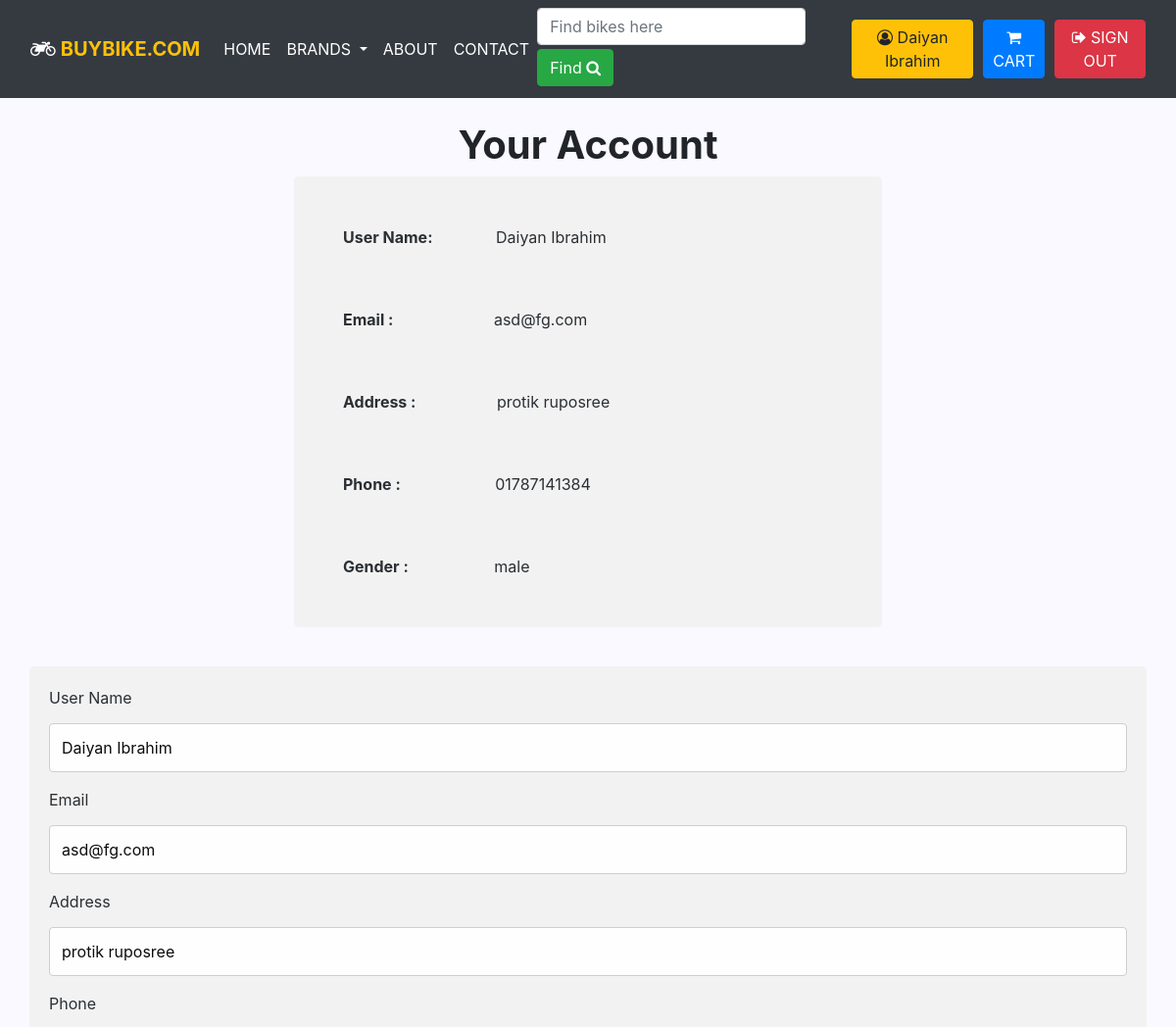
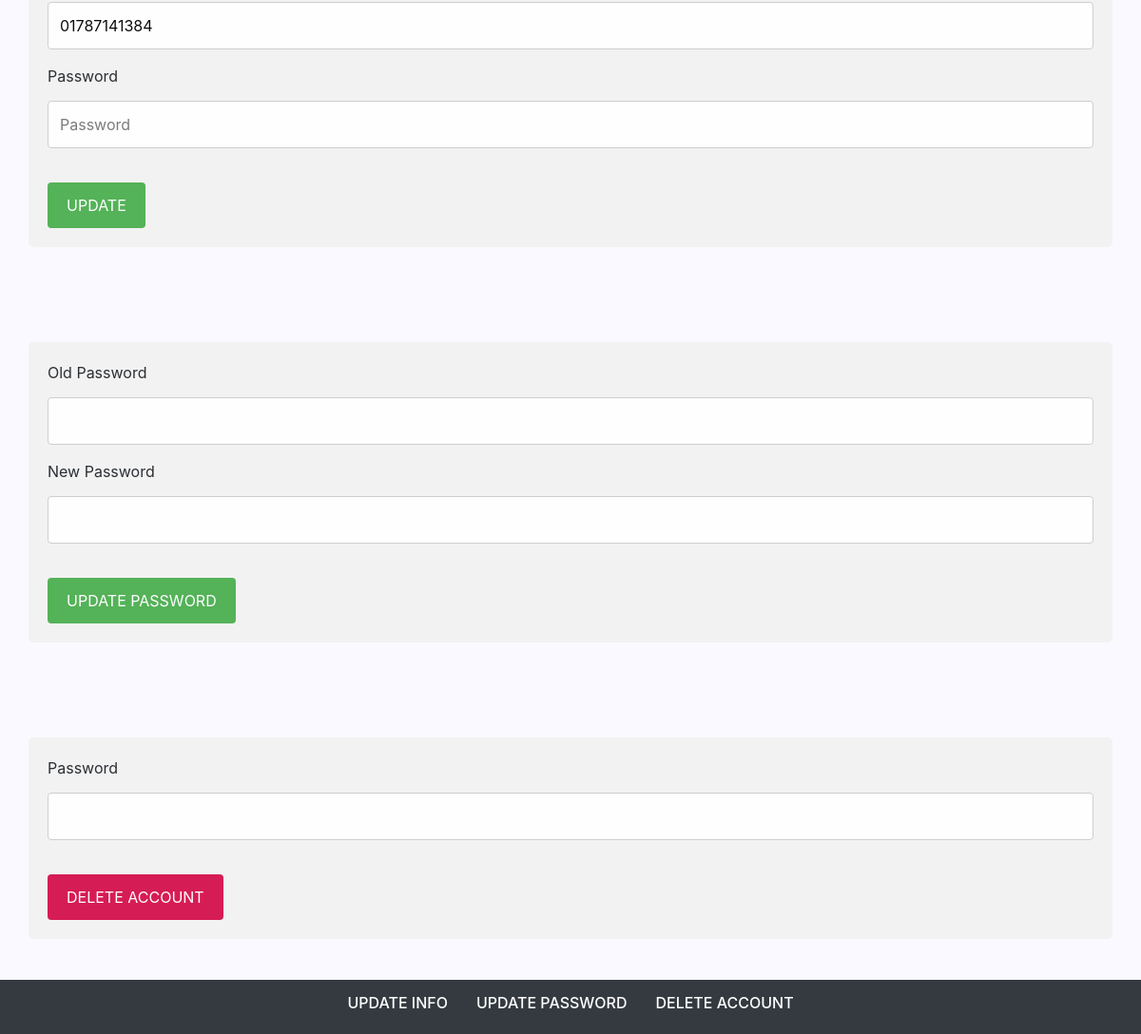
/account.php (signed in), run on the app's committed database (2 pictures, top to bottom).
### tables this page shows
CREATE TABLE `user` (
  `UserId` int(11) NOT NULL,
  `UserName` varchar(100) NOT NULL,
  `Email` varchar(100) NOT NULL,
  `Phone` varchar(15) NOT NULL,
  `Address` varchar(200) NOT NULL,
  `Gender` varchar(10) NOT NULL,
  `Password` varchar(200) NOT NULL,
  `Status` int(11) NOT NULL DEFAULT 0,
  `registrationTime` datetime NOT NULL,
  `active` int(11) NOT NULL DEFAULT 1
);

### account.php (the view, shortened to what this page needs)
<?php
		$id=$_SESSION['user']['id'];
		include "connect.php";
		$query = "SELECT * FROM user WHERE UserId='$id'";
		$result = mysqli_query($connect, $query);
		if(mysqli_num_rows($result)==1)
		{
			$userInfo = mysqli_fetch_assoc($result);
		}
		$userNamee=$userInfo['UserName'];
		$userEmail=$userInfo['Email'];
		$userPhone=$userInfo['Phone'];
		$userAddress=$userInfo['Address'];
		$userGender=$userInfo['Gender'];
		$email=$userEmail;
		$phone=$userPhone;
		$address=$userAddress;
?>
<!DOCTYPE html>
<html lang="en">
	<head>
	    <?php include 'link.php'?>;
	    <link rel="stylesheet" href="account.css">
	</head>
	<body>
		<?php include 'navbar.php' ?>
		<ul class="nav justify-content-center fixed-bottom bg-dark" >
	    	<li class="nav-item">
	      		<a class="nav " style="color: white; margin:15px;" href="#update1"><h6>UPDATE INFO</h6></a>
		    </li>
		    <li class="nav-item">
		     	 <a class="nav"style="color: white; margin:15px;" href="#update2"><h6>UPDATE PASSWORD</h6></a>
		    </li>
		    <li class="nav-item">
		      	<a class="nav"style="color: white; margin:15px;" href="#update3"><h6>DELETE ACCOUNT</h6></a>
		    </li>
	  	</ul>
		<h1 class="text-center" style="margin-top: 100px; font-weight: bold">Your Account</h1>
		<div class="container" id="contactForm" style="width: 600px; margin: auto;">
		    <label style="margin:30px; font-weight: bold;">User Name:</label>
		    <label style="margin:30px; " ><?php echo $userNamee ?></label>
		    <br>
		    <label style="margin:30px; font-weight: bold;">Email    :</label>
		    <label style="margin:30px 30px 30px 68px;"><?php echo $userEmail ?></label>
		    <br>
		    <label style="margin:30px; font-weight: bold;">Address  :</label>
		    <label style="margin:30px 30px 30px 48px;"><?php echo $userAddress ?></label>
		    <br>
		    <label style="margin:30px; font-weight: bold;">Phone    :</label>
		    <label style="margin:30px 30px 30px 62px;"><?php echo $userPhone ?></label>
		    <br>
		    <label style="margin:30px; font-weight: bold;">Gender   :</label>
		    <label style="margin:30px 30px 30px 53px;"><?php echo $userGender ?></label>
		    <br>
		</div>
			<div class="container" id="contactForm">
		  <form action="" method="post" >
		    <label for="userName">User Name</label>
				<input type="text" id="userName" name="userName" placeholder="Your first name.." value="<?php echo $userName ?>">
		    <label for="email">Email</label>
		    	<input type="text" id="email" name="email" placeholder="Your phone email" value="<?php echo $email ?>">
		    <label for="address">Address</label>
		    	<input type="text" id="address" name="address" placeholder="Your address" value="<?php echo $address ?>">
		    <label for="phone">Phone</label>
		    	<input type="text" id="phone" name="phone" placeholder="Your phone number" value="<?php echo $phone ?>">
		    <label for="pass1">Password</label>
		    	<input type="password" id="pass1" name="pass1" placeholder="Password">
		   		 <input type="submit" value="UPDATE" name="UPDATE" style="margin-top: 20px;">
		  </form>
		</div>
		<div class="container" id="contactForm">
			<form action="" method="post" >
		    <label for="pas1">Old Password</label>
		    	<input type="password" id="pas1" name="pas1" >
		    <label for="pas2">New Password</label>
		    	<input type="password" id="pass2" name="pas2">
		   		 <input type="submit" value="UPDATE PASSWORD" name="UPDATEpass" style="margin-top: 20px;">
		  </form>
		</div>
		<div class="container" id="contactForm">
		  <form action="" method="post" >
		    <label for="pass2">Password</label>
		    	<input type="password" id="pass2" name="pass2">
		   		 <input type="submit" value="DELETE ACCOUNT" name="delete" style="margin-top: 20px; background-color: #D5114C;">
		  </form>
		</div>
	</body>
</html>

### account.css (style rules this page uses)
input[type=text],input[type=password], select { width: 100%; padding: 12px; border: 1px solid #ccc; border-radius: 4px; box-sizing: border-box; margin-top: 6px; margin-bottom: 16px; }
body { background-color:#F9F9Ff; }
input[type=submit] { background-color: #4CAF50; color: white; padding: 12px 20px; border: none; border-radius: 4px; cursor: pointer; }
#contactForm { border-radius: 5px; background-color: #f2f2f2; opacity: 0.95; filter: alpha(opacity=50); padding: 20px; margin-top:40px ; margin-bottom:100px; }

### data on the page
user: UserName "Daiyan Ibrahim", Email "asd@fg.com", Address "protik ruposree", Phone "01787141384", Gender "male", email "asd@fg.com", address "protik ruposree", phone "01787141384"

### other printed values
$userName "Daiyan Ibrahim"
